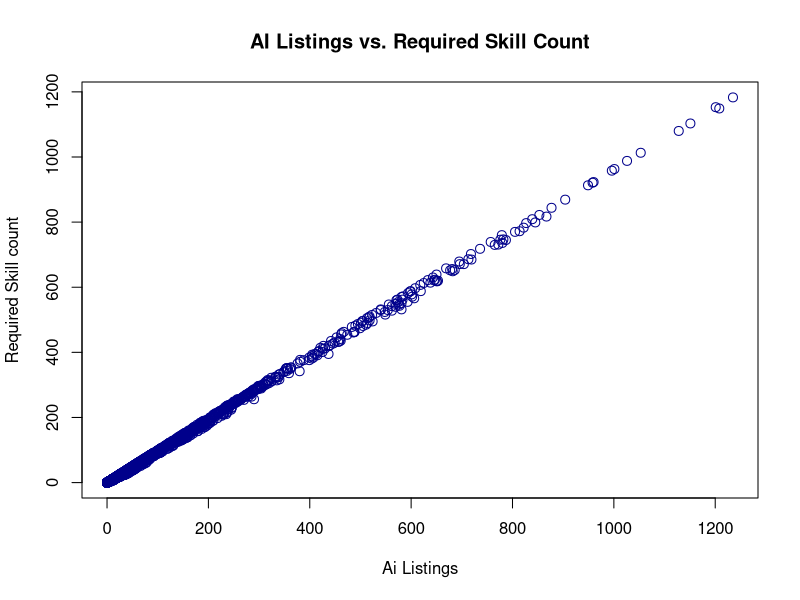
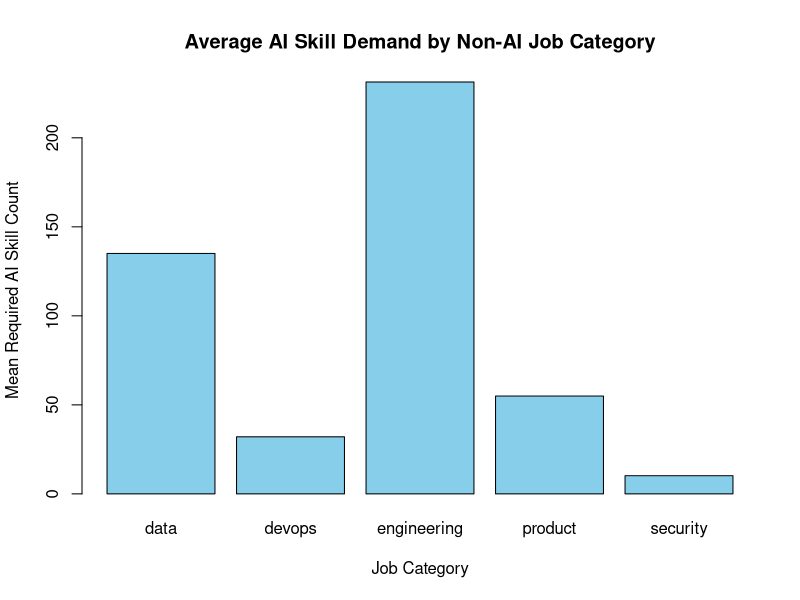
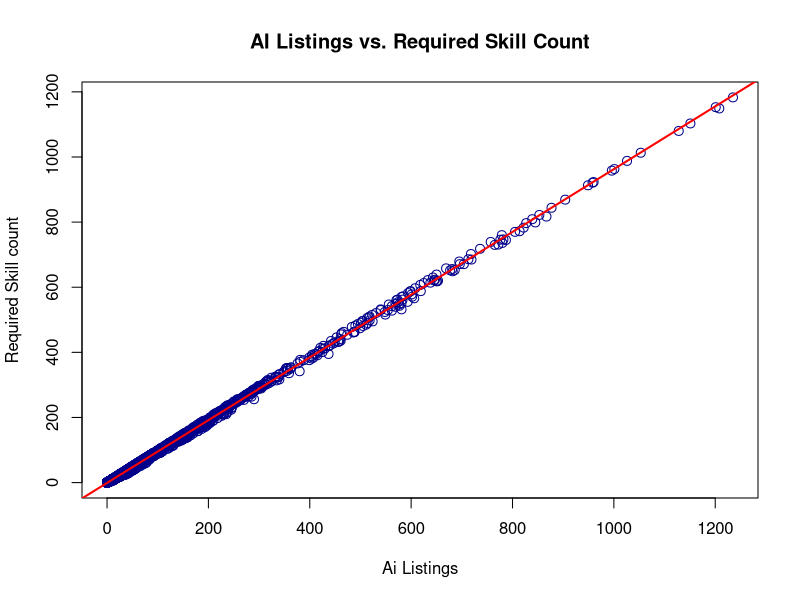
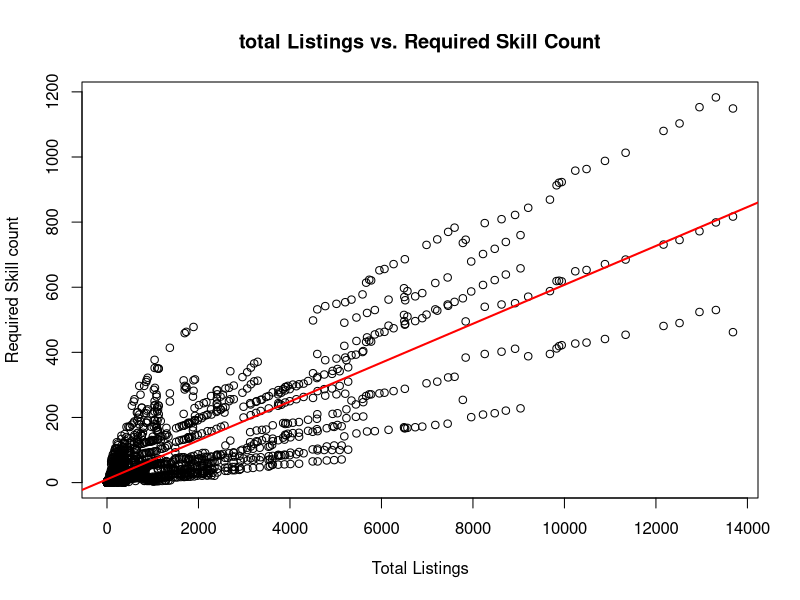
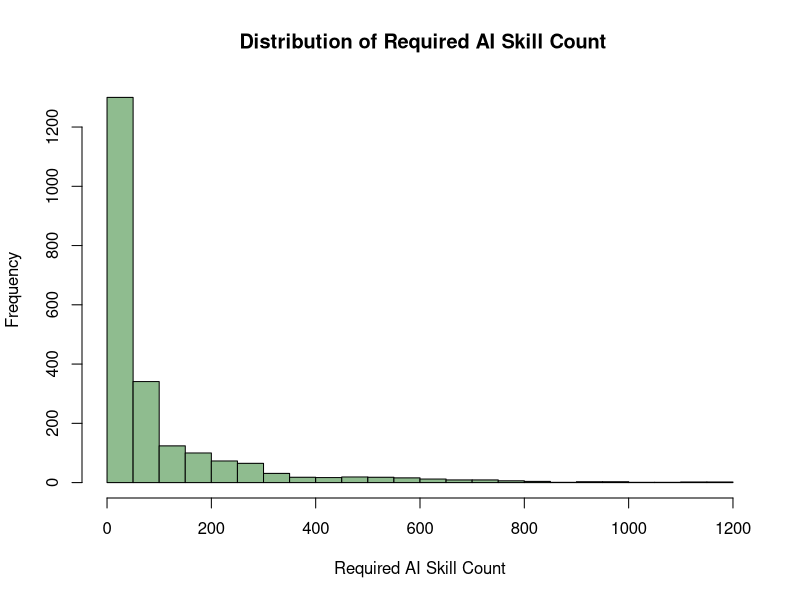

Reproduce these figures in R, in order.
## ---- chunk 1
# Load Data Set
ai_job_skills <- read.csv("ai-requirements-index.csv")

# Creates a dataset that excludes the AI Job category
non_ai_jobs <- subset(ai_job_skills, category != "ai")

# Scatter Plot showing non AI job category listings with AI vs Required Skill Counts
plot(non_ai_jobs$listings_with_ai, non_ai_jobs$required_count,xlab = "Ai Listings", ylab = "Required Skill count", main = "AI Listings vs. Required Skill Count", col = "darkblue", cex = 1.2)
## ---- chunk 2
# Summary of all job category required count (min, max, mean, etc)
summary(non_ai_jobs$required_count)

# Calculates the Mean Required AI Skill counts for each Job Category
category_means <- aggregate(required_count ~ category, data = non_ai_jobs, FUN = mean )
print("Mean Required AI Skill Count for each Job Category")
print(category_means)

# Bar Plot showing each IT Job category Mean Required AI skill count
barplot(category_means$required_count, 
        names.arg = category_means$category,
        col = "skyblue",
        xlab = "Job Category", 
        ylab = "Mean Required AI Skill Count",
        main = "Average AI Skill Demand by Non-AI Job Category")
## ---- chunk 3
# Test to see if there's correlation between AI listings and required count for non AI job categories
cor.test(non_ai_jobs$listings_with_ai, non_ai_jobs$required_count)

# Linear Regression Model: AI Listings vs Required Skills
required_listings.lm <- lm(formula = required_count ~ listings_with_ai , data = non_ai_jobs)
plot(non_ai_jobs$listings_with_ai, non_ai_jobs$required_count,xlab = "Ai Listings", ylab = "Required Skill count", main = "AI Listings vs. Required Skill Count", col = "darkblue", cex = 1.2)
abline(required_listings.lm, col = "red", lwd = 2)



# Test to see if there's correlation between total listings and required count (baseline for former test)
cor.test(non_ai_jobs$total_listings, non_ai_jobs$required_count)

# Additional test on Total Listings vs Required Skills
required_total_listings.lm <- lm(formula = required_count ~ total_listings , data = non_ai_jobs)
plot(non_ai_jobs$total_listings, non_ai_jobs$required_count,xlab = "Total Listings", ylab = "Required Skill count", main = "total Listings vs. Required Skill Count")
abline(required_total_listings.lm, col = "red", lwd = 2)

## ---- chunk 4
# Histogram showing frequency of Required AI Skill Counts
hist(non_ai_jobs$required_count, breaks = 20, xlab = "Required AI Skill Count", ylab = "Frequency", main = " Distribution of Required AI Skill Count",col = "darkseagreen")
## ---- chunk 5
# T-test comparing means of Engineering and Data Job categories
data_reqCounts <- subset(non_ai_jobs, category == "data")$required_count
engineering_reqCounts <- subset(non_ai_jobs, category == "engineering")$required_count

reqCounts_ttest <- t.test(engineering_reqCounts, data_reqCounts)
print(reqCounts_ttest)


# New column that proportionally measures required count (for t-test)
non_ai_jobs$skills_per_job <- non_ai_jobs$required_count / non_ai_jobs$total_listings

# Proportional t-test comparing means of Engineering and Data Job categories
data_adjusted_reqCounts <- subset(non_ai_jobs, category == "data")$skills_per_job
engineering_adjusted_reqCounts <- subset(non_ai_jobs, category == "engineering")$skills_per_job

proportion_ttest <- t.test(engineering_adjusted_reqCounts, data_adjusted_reqCounts)
print(proportion_ttest)
